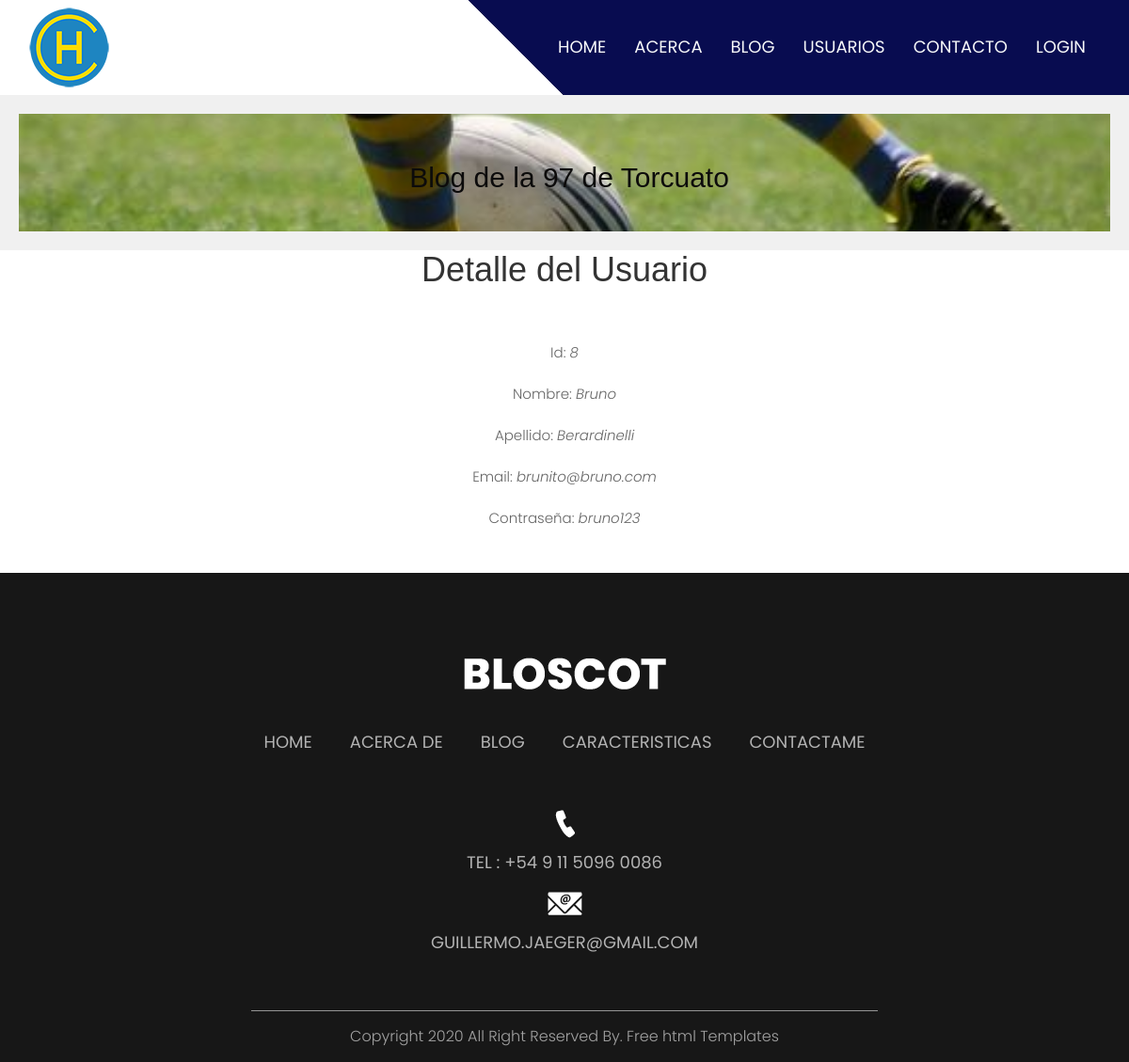
Screenshot of /cuentas/usuario/8 with the database file from the repository.
### cuentas/models.py (models this page shows, shortened)
class Usuario(models.Model):
    nombreusuario=models.CharField(max_length=40,null=False,default="")
    nombre=models.CharField(max_length=40,null=False,default="")
    apellido=models.CharField(max_length=40,null=False,default="")
    contraseña=models.CharField(max_length=40)
    email=models.EmailField(max_length=40,null=True,default="")

### cuentas/views.py (the view)
# urls.py: path("usuario/<pk>",UsuarioDetalle.as_view(),name="usuariodetalle"),
class UsuarioDetalle(DetailView):
    model = Usuario
    template_name = 'usuariodetalle.html'

### cuentas/templates/usuariodetalle.html (shortened to what this page needs)
{% extends "padre.html" %}
{% load static % }
{% block contenido %}
<br>
<br>
<div class="container text-center">
    <h1>Detalle del Usuario</h1>
</div>
<br>
<div class="container text-center">
    <div class="row">
            <div class="col-sm-12 align-items-center">
                    <p>Id: <i> {{ usuario.id }}</i></p>
                    <p>Nombre: <i> {{ usuario.nombre }}</i></p>
                    <p>Apellido: <i> {{ usuario.apellido }}</i></p>
                    <p>Email: <i> {{ usuario.email }}</i></p>
                    <p>Contraseña: <i> {{ usuario.contraseña }}</i></p>
            </div>
            <br>
            <br>
                </div>
            </div>
            <br>

### cuentas/static/css/style.css (style rules this page uses)
* { box-sizing: border-box !important; transition: ease all 0.5s; }
html { scroll-behavior: smooth; }
body { color: #666666; font-size: 14px; font-family: Poppins; line-height: 1.80857; font-weight: normal; overflow-x: hidden; }
h1, h2, h3, h4, h5, h6 { letter-spacing: 0; font-weight: normal; position: relative; padding: 0 0 10px 0; font-weight: normal; line-height: normal; color: #111111; margin: 0 }
h1 { font-size: 24px }
*, *::after, *::before { -webkit-box-sizing: border-box; -moz-box-sizing: border-box; box-sizing: border-box; }
p { margin: 20px; font-weight: 300; font-size: 15px; line-height: 24px; }

### rows the page displays
Usuario: id "8", nombre "Bruno", apellido "Berardinelli", email "brunito@bruno.com", contraseña "bruno123"
